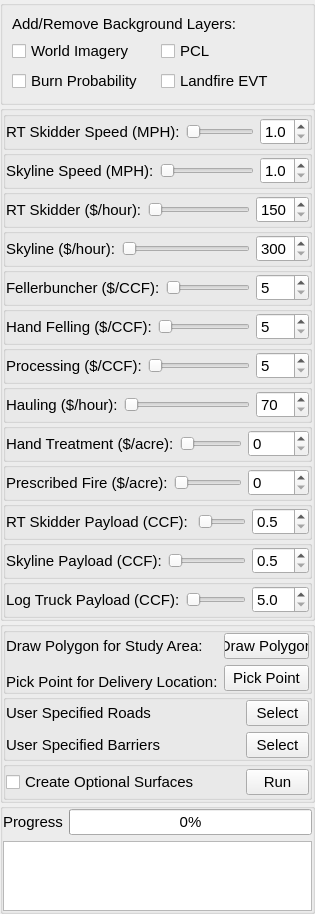
<?xml version="1.0" encoding="UTF-8"?>
<ui version="4.0">
 <class>DeliveredCostDockWidgetBase</class>
 <widget class="QDockWidget" name="DeliveredCostDockWidgetBase">
  <property name="geometry">
   <rect>
    <x>0</x>
    <y>0</y>
    <width>278</width>
    <height>847</height>
   </rect>
  </property>
  <property name="font">
   <font>
    <pointsize>11</pointsize>
   </font>
  </property>
  <property name="windowTitle">
   <string>Delivered Cost</string>
  </property>
  <widget class="QWidget" name="dockWidgetContents">
   <layout class="QVBoxLayout" name="verticalLayout_2">
    <property name="spacing">
     <number>0</number>
    </property>
    <property name="leftMargin">
     <number>0</number>
    </property>
    <property name="topMargin">
     <number>0</number>
    </property>
    <property name="rightMargin">
     <number>0</number>
    </property>
    <property name="bottomMargin">
     <number>0</number>
    </property>
    <item>
     <widget class="QGroupBox" name="groupBox_7">
      <property name="title">
       <string/>
      </property>
      <layout class="QGridLayout" name="gridLayout_3">
       <item row="0" column="0" colspan="2">
        <widget class="QLabel" name="label_2">
         <property name="text">
          <string>Add/Remove Background Layers:</string>
         </property>
        </widget>
       </item>
       <item row="1" column="0">
        <widget class="QCheckBox" name="esriCheckBox">
         <property name="text">
          <string>World Imagery</string>
         </property>
        </widget>
       </item>
       <item row="1" column="1">
        <widget class="QCheckBox" name="pctCheckBox">
         <property name="text">
          <string>PCL</string>
         </property>
        </widget>
       </item>
       <item row="2" column="0">
        <widget class="QCheckBox" name="burnProbCheckBox">
         <property name="text">
          <string>Burn Probability</string>
         </property>
        </widget>
       </item>
       <item row="2" column="1">
        <widget class="QCheckBox" name="evtCheckBox">
         <property name="text">
          <string>Landfire EVT</string>
         </property>
        </widget>
       </item>
      </layout>
     </widget>
    </item>
    <item>
     <widget class="QGroupBox" name="groupBox">
      <property name="title">
       <string/>
      </property>
      <layout class="QVBoxLayout" name="verticalLayout">
       <property name="spacing">
        <number>0</number>
       </property>
       <property name="leftMargin">
        <number>0</number>
       </property>
       <property name="topMargin">
        <number>0</number>
       </property>
       <property name="rightMargin">
        <number>0</number>
       </property>
       <property name="bottomMargin">
        <number>0</number>
       </property>
       <item>
        <widget class="QGroupBox" name="rtSkidderSpeed">
         <property name="title">
          <string/>
         </property>
         <layout class="QHBoxLayout" name="horizontalLayout_3">
          <property name="leftMargin">
           <number>0</number>
          </property>
          <property name="topMargin">
           <number>0</number>
          </property>
          <property name="rightMargin">
           <number>0</number>
          </property>
          <property name="bottomMargin">
           <number>0</number>
          </property>
          <item>
           <widget class="QLabel" name="rtSkidderSpeedLabel">
            <property name="text">
             <string>RT Skidder Speed (MPH):</string>
            </property>
           </widget>
          </item>
          <item>
           <widget class="QSlider" name="rtSkidderSpeedSlider">
            <property name="minimum">
             <number>10</number>
            </property>
            <property name="maximum">
             <number>50</number>
            </property>
            <property name="orientation">
             <enum>Horizontal</enum>
            </property>
           </widget>
          </item>
          <item>
           <widget class="QDoubleSpinBox" name="rtSpdSpinBox">
            <property name="decimals">
             <number>1</number>
            </property>
            <property name="minimum">
             <double>1.000000000000000</double>
            </property>
            <property name="maximum">
             <double>5.000000000000000</double>
            </property>
            <property name="singleStep">
             <double>0.100000000000000</double>
            </property>
           </widget>
          </item>
         </layout>
        </widget>
       </item>
       <item>
        <widget class="QGroupBox" name="skylineSpeed">
         <property name="title">
          <string/>
         </property>
         <layout class="QHBoxLayout" name="horizontalLayout_4">
          <property name="leftMargin">
           <number>0</number>
          </property>
          <property name="topMargin">
           <number>0</number>
          </property>
          <property name="rightMargin">
           <number>0</number>
          </property>
          <property name="bottomMargin">
           <number>0</number>
          </property>
          <item>
           <widget class="QLabel" name="skylineSpeedLabel">
            <property name="text">
             <string>Skyline Speed (MPH):</string>
            </property>
           </widget>
          </item>
          <item>
           <widget class="QSlider" name="skylineSpeedSlider">
            <property name="minimum">
             <number>10</number>
            </property>
            <property name="maximum">
             <number>50</number>
            </property>
            <property name="orientation">
             <enum>Horizontal</enum>
            </property>
           </widget>
          </item>
          <item>
           <widget class="QDoubleSpinBox" name="skylineSpdSpinBox">
            <property name="decimals">
             <number>1</number>
            </property>
            <property name="minimum">
             <double>1.000000000000000</double>
            </property>
            <property name="maximum">
             <double>5.000000000000000</double>
            </property>
            <property name="singleStep">
             <double>0.100000000000000</double>
            </property>
           </widget>
          </item>
         </layout>
        </widget>
       </item>
       <item>
        <widget class="QGroupBox" name="rtSkidderMon">
         <property name="title">
          <string/>
         </property>
         <layout class="QHBoxLayout" name="horizontalLayout_5">
          <property name="leftMargin">
           <number>0</number>
          </property>
          <property name="topMargin">
           <number>0</number>
          </property>
          <property name="rightMargin">
           <number>0</number>
          </property>
          <property name="bottomMargin">
           <number>0</number>
          </property>
          <item>
           <widget class="QLabel" name="rtSkidderMonLabel">
            <property name="text">
             <string>RT Skidder ($/hour):</string>
            </property>
           </widget>
          </item>
          <item>
           <widget class="QSlider" name="rtSkidderMonSlider">
            <property name="minimum">
             <number>150</number>
            </property>
            <property name="maximum">
             <number>200</number>
            </property>
            <property name="orientation">
             <enum>Horizontal</enum>
            </property>
           </widget>
          </item>
          <item>
           <widget class="QDoubleSpinBox" name="rtSkidderMonSpinBox">
            <property name="decimals">
             <number>0</number>
            </property>
            <property name="minimum">
             <double>150.000000000000000</double>
            </property>
            <property name="maximum">
             <double>200.000000000000000</double>
            </property>
           </widget>
          </item>
         </layout>
        </widget>
       </item>
       <item>
        <widget class="QGroupBox" name="skylineMon">
         <property name="title">
          <string/>
         </property>
         <layout class="QHBoxLayout" name="horizontalLayout_6">
          <property name="leftMargin">
           <number>0</number>
          </property>
          <property name="topMargin">
           <number>0</number>
          </property>
          <property name="rightMargin">
           <number>0</number>
          </property>
          <property name="bottomMargin">
           <number>0</number>
          </property>
          <item>
           <widget class="QLabel" name="skylineMonLabel">
            <property name="text">
             <string>Skyline ($/hour):</string>
            </property>
           </widget>
          </item>
          <item>
           <widget class="QSlider" name="skylineMonSlider">
            <property name="minimum">
             <number>300</number>
            </property>
            <property name="maximum">
             <number>500</number>
            </property>
            <property name="orientation">
             <enum>Horizontal</enum>
            </property>
           </widget>
          </item>
          <item>
           <widget class="QDoubleSpinBox" name="skylineMonSpinBox">
            <property name="decimals">
             <number>0</number>
            </property>
            <property name="minimum">
             <double>300.000000000000000</double>
            </property>
            <property name="maximum">
             <double>500.000000000000000</double>
            </property>
           </widget>
          </item>
         </layout>
        </widget>
       </item>
       <item>
        <widget class="QGroupBox" name="fellerbuncher">
         <property name="title">
          <string/>
         </property>
         <layout class="QHBoxLayout" name="horizontalLayout">
          <property name="leftMargin">
           <number>0</number>
          </property>
          <property name="topMargin">
           <number>0</number>
          </property>
          <property name="rightMargin">
           <number>0</number>
          </property>
          <property name="bottomMargin">
           <number>0</number>
          </property>
          <item>
           <widget class="QLabel" name="fellerbuncherRateLabel">
            <property name="text">
             <string>Fellerbuncher ($/CCF):</string>
            </property>
           </widget>
          </item>
          <item>
           <widget class="QSlider" name="fellerbuncherRateSlider">
            <property name="minimum">
             <number>5</number>
            </property>
            <property name="maximum">
             <number>100</number>
            </property>
            <property name="orientation">
             <enum>Horizontal</enum>
            </property>
           </widget>
          </item>
          <item>
           <widget class="QDoubleSpinBox" name="fellerbunchRateSpinBox">
            <property name="decimals">
             <number>0</number>
            </property>
            <property name="minimum">
             <double>5.000000000000000</double>
            </property>
            <property name="maximum">
             <double>100.000000000000000</double>
            </property>
           </widget>
          </item>
         </layout>
        </widget>
       </item>
       <item>
        <widget class="QGroupBox" name="handFelling">
         <property name="title">
          <string/>
         </property>
         <layout class="QHBoxLayout" name="horizontalLayout_7">
          <property name="leftMargin">
           <number>0</number>
          </property>
          <property name="topMargin">
           <number>0</number>
          </property>
          <property name="rightMargin">
           <number>0</number>
          </property>
          <property name="bottomMargin">
           <number>0</number>
          </property>
          <item>
           <widget class="QLabel" name="handFellingRateLabel">
            <property name="text">
             <string>Hand Felling ($/CCF):</string>
            </property>
           </widget>
          </item>
          <item>
           <widget class="QSlider" name="handFellingSlider">
            <property name="minimum">
             <number>5</number>
            </property>
            <property name="maximum">
             <number>100</number>
            </property>
            <property name="orientation">
             <enum>Horizontal</enum>
            </property>
           </widget>
          </item>
          <item>
           <widget class="QDoubleSpinBox" name="handfellingRateSpinBox">
            <property name="decimals">
             <number>0</number>
            </property>
            <property name="minimum">
             <double>5.000000000000000</double>
            </property>
            <property name="maximum">
             <double>100.000000000000000</double>
            </property>
           </widget>
          </item>
         </layout>
        </widget>
       </item>
       <item>
        <widget class="QGroupBox" name="processing">
         <property name="title">
          <string/>
         </property>
         <layout class="QHBoxLayout" name="horizontalLayout_8">
          <property name="leftMargin">
           <number>0</number>
          </property>
          <property name="topMargin">
           <number>0</number>
          </property>
          <property name="rightMargin">
           <number>0</number>
          </property>
          <property name="bottomMargin">
           <number>0</number>
          </property>
          <item>
           <widget class="QLabel" name="processingLabel">
            <property name="text">
             <string>Processing ($/CCF):</string>
            </property>
           </widget>
          </item>
          <item>
           <widget class="QSlider" name="processingSlider">
            <property name="minimum">
             <number>5</number>
            </property>
            <property name="maximum">
             <number>200</number>
            </property>
            <property name="orientation">
             <enum>Horizontal</enum>
            </property>
           </widget>
          </item>
          <item>
           <widget class="QDoubleSpinBox" name="processingSpinBox">
            <property name="decimals">
             <number>0</number>
            </property>
            <property name="minimum">
             <double>5.000000000000000</double>
            </property>
            <property name="maximum">
             <double>200.000000000000000</double>
            </property>
           </widget>
          </item>
         </layout>
        </widget>
       </item>
       <item>
        <widget class="QGroupBox" name="hauling">
         <property name="title">
          <string/>
         </property>
         <layout class="QHBoxLayout" name="horizontalLayout_9">
          <property name="leftMargin">
           <number>0</number>
          </property>
          <property name="topMargin">
           <number>0</number>
          </property>
          <property name="rightMargin">
           <number>0</number>
          </property>
          <property name="bottomMargin">
           <number>0</number>
          </property>
          <item>
           <widget class="QLabel" name="haulingLabel">
            <property name="text">
             <string>Hauling ($/hour):</string>
            </property>
           </widget>
          </item>
          <item>
           <widget class="QSlider" name="haulingSlider">
            <property name="minimum">
             <number>70</number>
            </property>
            <property name="maximum">
             <number>200</number>
            </property>
            <property name="orientation">
             <enum>Horizontal</enum>
            </property>
           </widget>
          </item>
          <item>
           <widget class="QDoubleSpinBox" name="haulingSpinBox">
            <property name="decimals">
             <number>0</number>
            </property>
            <property name="minimum">
             <double>70.000000000000000</double>
            </property>
            <property name="maximum">
             <double>200.000000000000000</double>
            </property>
           </widget>
          </item>
         </layout>
        </widget>
       </item>
       <item>
        <widget class="QGroupBox" name="handTreatment">
         <property name="title">
          <string/>
         </property>
         <layout class="QHBoxLayout" name="horizontalLayout_10">
          <property name="leftMargin">
           <number>0</number>
          </property>
          <property name="topMargin">
           <number>0</number>
          </property>
          <property name="rightMargin">
           <number>0</number>
          </property>
          <property name="bottomMargin">
           <number>0</number>
          </property>
          <item>
           <widget class="QLabel" name="handTreatmentLabel">
            <property name="text">
             <string>Hand Treatment ($/acre):</string>
            </property>
           </widget>
          </item>
          <item>
           <widget class="QSlider" name="handTreatmentSlider">
            <property name="maximum">
             <number>4000</number>
            </property>
            <property name="orientation">
             <enum>Horizontal</enum>
            </property>
           </widget>
          </item>
          <item>
           <widget class="QDoubleSpinBox" name="handTreatmentSpinBox">
            <property name="decimals">
             <number>0</number>
            </property>
            <property name="maximum">
             <double>4000.000000000000000</double>
            </property>
           </widget>
          </item>
         </layout>
        </widget>
       </item>
       <item>
        <widget class="QGroupBox" name="prescribedFire">
         <property name="title">
          <string/>
         </property>
         <layout class="QHBoxLayout" name="horizontalLayout_11">
          <property name="leftMargin">
           <number>0</number>
          </property>
          <property name="topMargin">
           <number>0</number>
          </property>
          <property name="rightMargin">
           <number>0</number>
          </property>
          <property name="bottomMargin">
           <number>0</number>
          </property>
          <item>
           <widget class="QLabel" name="prescribedFireLabel">
            <property name="text">
             <string>Prescribed Fire ($/acre):</string>
            </property>
           </widget>
          </item>
          <item>
           <widget class="QSlider" name="prescribedFireSlider">
            <property name="maximum">
             <number>4000</number>
            </property>
            <property name="orientation">
             <enum>Horizontal</enum>
            </property>
           </widget>
          </item>
          <item>
           <widget class="QDoubleSpinBox" name="prescribedFireSpinBox">
            <property name="decimals">
             <number>0</number>
            </property>
            <property name="maximum">
             <double>4000.000000000000000</double>
            </property>
           </widget>
          </item>
         </layout>
        </widget>
       </item>
       <item>
        <widget class="QGroupBox" name="rtSkidderPayload">
         <property name="title">
          <string/>
         </property>
         <layout class="QHBoxLayout" name="horizontalLayout_12">
          <property name="leftMargin">
           <number>0</number>
          </property>
          <property name="topMargin">
           <number>0</number>
          </property>
          <property name="rightMargin">
           <number>0</number>
          </property>
          <property name="bottomMargin">
           <number>0</number>
          </property>
          <item>
           <widget class="QLabel" name="rtSkidderPayloadLabel">
            <property name="text">
             <string>RT Skidder Payload (CCF): </string>
            </property>
           </widget>
          </item>
          <item>
           <widget class="QSlider" name="rtSkidderPayloadSlider">
            <property name="minimum">
             <number>5</number>
            </property>
            <property name="maximum">
             <number>300</number>
            </property>
            <property name="orientation">
             <enum>Horizontal</enum>
            </property>
           </widget>
          </item>
          <item>
           <widget class="QDoubleSpinBox" name="rtSkidderPayloadSpinBox">
            <property name="decimals">
             <number>1</number>
            </property>
            <property name="minimum">
             <double>0.500000000000000</double>
            </property>
            <property name="maximum">
             <double>30.000000000000000</double>
            </property>
           </widget>
          </item>
         </layout>
        </widget>
       </item>
       <item>
        <widget class="QGroupBox" name="skylinePayload">
         <property name="title">
          <string/>
         </property>
         <layout class="QHBoxLayout" name="horizontalLayout_13">
          <property name="leftMargin">
           <number>0</number>
          </property>
          <property name="topMargin">
           <number>0</number>
          </property>
          <property name="rightMargin">
           <number>0</number>
          </property>
          <property name="bottomMargin">
           <number>0</number>
          </property>
          <item>
           <widget class="QLabel" name="label_39">
            <property name="text">
             <string>Skyline Payload (CCF):</string>
            </property>
           </widget>
          </item>
          <item>
           <widget class="QSlider" name="skylinePayloadSlider">
            <property name="minimum">
             <number>5</number>
            </property>
            <property name="maximum">
             <number>300</number>
            </property>
            <property name="singleStep">
             <number>1</number>
            </property>
            <property name="orientation">
             <enum>Horizontal</enum>
            </property>
           </widget>
          </item>
          <item>
           <widget class="QDoubleSpinBox" name="skylinePayloadSpinBox">
            <property name="decimals">
             <number>1</number>
            </property>
            <property name="minimum">
             <double>0.500000000000000</double>
            </property>
            <property name="maximum">
             <double>30.000000000000000</double>
            </property>
           </widget>
          </item>
         </layout>
        </widget>
       </item>
       <item>
        <widget class="QGroupBox" name="logTruckPayload">
         <property name="title">
          <string/>
         </property>
         <layout class="QHBoxLayout" name="horizontalLayout_14">
          <property name="leftMargin">
           <number>0</number>
          </property>
          <property name="topMargin">
           <number>0</number>
          </property>
          <property name="rightMargin">
           <number>0</number>
          </property>
          <property name="bottomMargin">
           <number>0</number>
          </property>
          <item>
           <widget class="QLabel" name="logTruckPayloadLabel">
            <property name="text">
             <string>Log Truck Payload (CCF):</string>
            </property>
           </widget>
          </item>
          <item>
           <widget class="QSlider" name="logTruckPayloadSlider">
            <property name="minimum">
             <number>50</number>
            </property>
            <property name="maximum">
             <number>600</number>
            </property>
            <property name="orientation">
             <enum>Horizontal</enum>
            </property>
           </widget>
          </item>
          <item>
           <widget class="QDoubleSpinBox" name="logTruckPayloadSpinBox">
            <property name="decimals">
             <number>1</number>
            </property>
            <property name="minimum">
             <double>5.000000000000000</double>
            </property>
            <property name="maximum">
             <double>60.000000000000000</double>
            </property>
           </widget>
          </item>
         </layout>
        </widget>
       </item>
      </layout>
     </widget>
    </item>
    <item>
     <widget class="QGroupBox" name="groupBox_3">
      <property name="title">
       <string/>
      </property>
      <layout class="QVBoxLayout" name="verticalLayout_3">
       <property name="spacing">
        <number>0</number>
       </property>
       <property name="leftMargin">
        <number>0</number>
       </property>
       <property name="topMargin">
        <number>0</number>
       </property>
       <property name="rightMargin">
        <number>0</number>
       </property>
       <property name="bottomMargin">
        <number>0</number>
       </property>
       <item>
        <widget class="QGroupBox" name="groupBox_8">
         <property name="title">
          <string/>
         </property>
         <layout class="QGridLayout" name="gridLayout_4">
          <property name="leftMargin">
           <number>0</number>
          </property>
          <property name="topMargin">
           <number>0</number>
          </property>
          <property name="rightMargin">
           <number>0</number>
          </property>
          <property name="bottomMargin">
           <number>0</number>
          </property>
          <item row="0" column="0">
           <widget class="QLabel" name="label_3">
            <property name="text">
             <string>Draw Polygon for Study Area:</string>
            </property>
           </widget>
          </item>
          <item row="2" column="2" rowspan="2">
           <widget class="QPushButton" name="pushButton_3">
            <property name="maximumSize">
             <size>
              <width>85</width>
              <height>16777215</height>
             </size>
            </property>
            <property name="text">
             <string>Pick Point</string>
            </property>
           </widget>
          </item>
          <item row="3" column="0">
           <widget class="QLabel" name="label_4">
            <property name="text">
             <string>Pick Point for Delivery Location:</string>
            </property>
           </widget>
          </item>
          <item row="0" column="2">
           <widget class="QPushButton" name="pushButton_2">
            <property name="maximumSize">
             <size>
              <width>85</width>
              <height>16777215</height>
             </size>
            </property>
            <property name="text">
             <string>Draw Polygon</string>
            </property>
           </widget>
          </item>
         </layout>
        </widget>
       </item>
       <item>
        <widget class="QGroupBox" name="groupBox_5">
         <property name="title">
          <string/>
         </property>
         <layout class="QGridLayout" name="gridLayout">
          <property name="leftMargin">
           <number>0</number>
          </property>
          <property name="topMargin">
           <number>0</number>
          </property>
          <property name="rightMargin">
           <number>0</number>
          </property>
          <property name="bottomMargin">
           <number>0</number>
          </property>
          <item row="0" column="0">
           <widget class="QLabel" name="userRoadsLabel">
            <property name="text">
             <string>User Specified Roads</string>
            </property>
           </widget>
          </item>
          <item row="0" column="1">
           <widget class="QPushButton" name="userRoadsButton">
            <property name="maximumSize">
             <size>
              <width>63</width>
              <height>16777215</height>
             </size>
            </property>
            <property name="text">
             <string>Select</string>
            </property>
           </widget>
          </item>
          <item row="1" column="1">
           <widget class="QPushButton" name="userBarriersButton">
            <property name="maximumSize">
             <size>
              <width>63</width>
              <height>16777215</height>
             </size>
            </property>
            <property name="text">
             <string>Select</string>
            </property>
           </widget>
          </item>
          <item row="1" column="0">
           <widget class="QLabel" name="userBarriersLabel">
            <property name="text">
             <string>User Specified Barriers</string>
            </property>
           </widget>
          </item>
         </layout>
        </widget>
       </item>
       <item>
        <widget class="QGroupBox" name="groupBox_4">
         <property name="title">
          <string/>
         </property>
         <layout class="QHBoxLayout" name="horizontalLayout_2">
          <property name="spacing">
           <number>0</number>
          </property>
          <property name="leftMargin">
           <number>0</number>
          </property>
          <property name="topMargin">
           <number>0</number>
          </property>
          <property name="rightMargin">
           <number>0</number>
          </property>
          <property name="bottomMargin">
           <number>0</number>
          </property>
          <item>
           <widget class="QCheckBox" name="optionalSurfacesCheckBox">
            <property name="text">
             <string>Create Optional Surfaces</string>
            </property>
           </widget>
          </item>
          <item>
           <widget class="QPushButton" name="pushButton">
            <property name="maximumSize">
             <size>
              <width>63</width>
              <height>16777215</height>
             </size>
            </property>
            <property name="text">
             <string>Run</string>
            </property>
           </widget>
          </item>
         </layout>
        </widget>
       </item>
      </layout>
     </widget>
    </item>
    <item>
     <widget class="QGroupBox" name="groupBox_6">
      <property name="title">
       <string/>
      </property>
      <layout class="QGridLayout" name="gridLayout_2">
       <property name="leftMargin">
        <number>0</number>
       </property>
       <property name="topMargin">
        <number>0</number>
       </property>
       <property name="rightMargin">
        <number>0</number>
       </property>
       <property name="bottomMargin">
        <number>0</number>
       </property>
       <property name="spacing">
        <number>-1</number>
       </property>
       <item row="0" column="0">
        <widget class="QLabel" name="label">
         <property name="text">
          <string>Progress</string>
         </property>
        </widget>
       </item>
       <item row="0" column="1">
        <widget class="QProgressBar" name="progressBar">
         <property name="value">
          <number>0</number>
         </property>
        </widget>
       </item>
       <item row="1" column="0" colspan="2">
        <widget class="QPlainTextEdit" name="plainTextEdit"/>
       </item>
      </layout>
     </widget>
    </item>
   </layout>
  </widget>
 </widget>
 <resources/>
 <connections/>
</ui>
